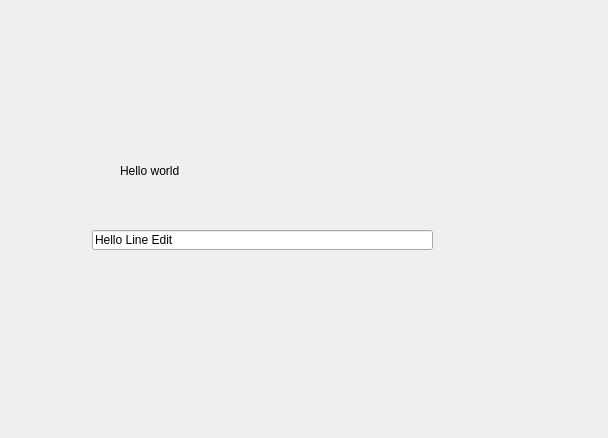
<?xml version="1.0" encoding="UTF-8"?>
<ui version="4.0">
 <class>Widget</class>
 <widget class="QWidget" name="Widget">
  <property name="geometry">
   <rect>
    <x>0</x>
    <y>0</y>
    <width>608</width>
    <height>438</height>
   </rect>
  </property>
  <property name="windowTitle">
   <string>Widget</string>
  </property>
  <widget class="QLabel" name="label">
   <property name="geometry">
    <rect>
     <x>120</x>
     <y>140</y>
     <width>161</width>
     <height>61</height>
    </rect>
   </property>
   <property name="text">
    <string>Hello world</string>
   </property>
  </widget>
  <widget class="QLineEdit" name="lineEdit">
   <property name="geometry">
    <rect>
     <x>92</x>
     <y>230</y>
     <width>341</width>
     <height>20</height>
    </rect>
   </property>
   <property name="text">
    <string>Hello Line Edit</string>
   </property>
  </widget>
 </widget>
 <resources/>
 <connections/>
</ui>
